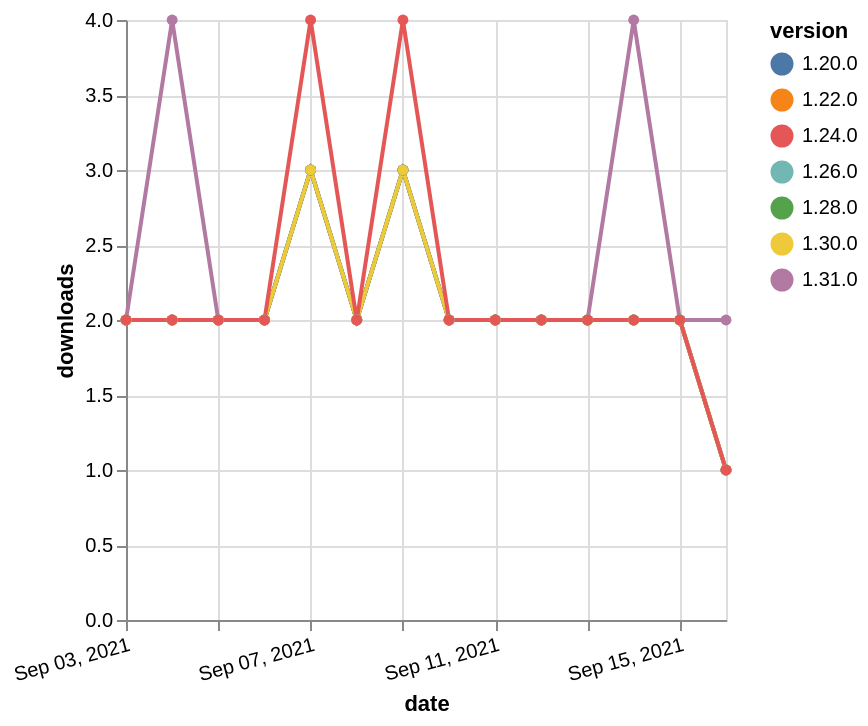

Vega-Lite specification for this chart:
### Vega-Lite specification from a JSON file in a GitHub repository (floating-point values rounded to 4 significant figures)
{"$schema": "https://vega.github.io/schema/vega-lite/v5.json", "description": "A simple bar chart with embedded data.", "data": {"values": [{"date": "2021-09-03", "total": 1016, "delta": 2, "version": "1.31.0"}, {"date": "2021-09-04", "total": 1020, "delta": 4, "version": "1.31.0"}, {"date": "2021-09-05", "total": 1022, "delta": 2, "version": "1.31.0"}, {"date": "2021-09-06", "total": 1024, "delta": 2, "version": "1.31.0"}, {"date": "2021-09-07", "total": 1027, "delta": 3, "version": "1.31.0"}, {"date": "2021-09-08", "total": 1029, "delta": 2, "version": "1.31.0"}, {"date": "2021-09-09", "total": 1032, "delta": 3, "version": "1.31.0"}, {"date": "2021-09-10", "total": 1034, "delta": 2, "version": "1.31.0"}, {"date": "2021-09-11", "total": 1036, "delta": 2, "version": "1.31.0"}, {"date": "2021-09-12", "total": 1038, "delta": 2, "version": "1.31.0"}, {"date": "2021-09-13", "total": 1040, "delta": 2, "version": "1.31.0"}, {"date": "2021-09-14", "total": 1044, "delta": 4, "version": "1.31.0"}, {"date": "2021-09-15", "total": 1046, "delta": 2, "version": "1.31.0"}, {"date": "2021-09-16", "total": 1048, "delta": 2, "version": "1.31.0"}, {"date": "2021-09-03", "total": 2658, "delta": 2, "version": "1.22.0"}, {"date": "2021-09-04", "total": 2660, "delta": 2, "version": "1.22.0"}, {"date": "2021-09-05", "total": 2662, "delta": 2, "version": "1.22.0"}, {"date": "2021-09-06", "total": 2664, "delta": 2, "version": "1.22.0"}, {"date": "2021-09-07", "total": 2667, "delta": 3, "version": "1.22.0"}, {"date": "2021-09-08", "total": 2669, "delta": 2, "version": "1.22.0"}, {"date": "2021-09-09", "total": 2672, "delta": 3, "version": "1.22.0"}, {"date": "2021-09-10", "total": 2674, "delta": 2, "version": "1.22.0"}, {"date": "2021-09-11", "total": 2676, "delta": 2, "version": "1.22.0"}, {"date": "2021-09-12", "total": 2678, "delta": 2, "version": "1.22.0"}, {"date": "2021-09-13", "total": 2680, "delta": 2, "version": "1.22.0"}, {"date": "2021-09-14", "total": 2682, "delta": 2, "version": "1.22.0"}, {"date": "2021-09-15", "total": 2684, "delta": 2, "version": "1.22.0"}, {"date": "2021-09-16", "total": 2685, "delta": 1, "version": "1.22.0"}, {"date": "2021-09-03", "total": 1639, "delta": 2, "version": "1.28.0"}, {"date": "2021-09-04", "total": 1641, "delta": 2, "version": "1.28.0"}, {"date": "2021-09-05", "total": 1643, "delta": 2, "version": "1.28.0"}, {"date": "2021-09-06", "total": 1645, "delta": 2, "version": "1.28.0"}, {"date": "2021-09-07", "total": 1648, "delta": 3, "version": "1.28.0"}, {"date": "2021-09-08", "total": 1650, "delta": 2, "version": "1.28.0"}, {"date": "2021-09-09", "total": 1653, "delta": 3, "version": "1.28.0"}, {"date": "2021-09-10", "total": 1655, "delta": 2, "version": "1.28.0"}, {"date": "2021-09-11", "total": 1657, "delta": 2, "version": "1.28.0"}, {"date": "2021-09-12", "total": 1659, "delta": 2, "version": "1.28.0"}, {"date": "2021-09-13", "total": 1661, "delta": 2, "version": "1.28.0"}, {"date": "2021-09-14", "total": 1663, "delta": 2, "version": "1.28.0"}, {"date": "2021-09-15", "total": 1665, "delta": 2, "version": "1.28.0"}, {"date": "2021-09-16", "total": 1666, "delta": 1, "version": "1.28.0"}, {"date": "2021-09-03", "total": 2022, "delta": 2, "version": "1.26.0"}, {"date": "2021-09-04", "total": 2024, "delta": 2, "version": "1.26.0"}, {"date": "2021-09-05", "total": 2026, "delta": 2, "version": "1.26.0"}, {"date": "2021-09-06", "total": 2028, "delta": 2, "version": "1.26.0"}, {"date": "2021-09-07", "total": 2031, "delta": 3, "version": "1.26.0"}, {"date": "2021-09-08", "total": 2033, "delta": 2, "version": "1.26.0"}, {"date": "2021-09-09", "total": 2036, "delta": 3, "version": "1.26.0"}, {"date": "2021-09-10", "total": 2038, "delta": 2, "version": "1.26.0"}, {"date": "2021-09-11", "total": 2040, "delta": 2, "version": "1.26.0"}, {"date": "2021-09-12", "total": 2042, "delta": 2, "version": "1.26.0"}, {"date": "2021-09-13", "total": 2044, "delta": 2, "version": "1.26.0"}, {"date": "2021-09-14", "total": 2046, "delta": 2, "version": "1.26.0"}, {"date": "2021-09-15", "total": 2048, "delta": 2, "version": "1.26.0"}, {"date": "2021-09-16", "total": 2049, "delta": 1, "version": "1.26.0"}, {"date": "2021-09-03", "total": 2647, "delta": 2, "version": "1.20.0"}, {"date": "2021-09-04", "total": 2649, "delta": 2, "version": "1.20.0"}, {"date": "2021-09-05", "total": 2651, "delta": 2, "version": "1.20.0"}, {"date": "2021-09-06", "total": 2653, "delta": 2, "version": "1.20.0"}, {"date": "2021-09-07", "total": 2656, "delta": 3, "version": "1.20.0"}, {"date": "2021-09-08", "total": 2658, "delta": 2, "version": "1.20.0"}, {"date": "2021-09-09", "total": 2661, "delta": 3, "version": "1.20.0"}, {"date": "2021-09-10", "total": 2663, "delta": 2, "version": "1.20.0"}, {"date": "2021-09-11", "total": 2665, "delta": 2, "version": "1.20.0"}, {"date": "2021-09-12", "total": 2667, "delta": 2, "version": "1.20.0"}, {"date": "2021-09-13", "total": 2669, "delta": 2, "version": "1.20.0"}, {"date": "2021-09-14", "total": 2671, "delta": 2, "version": "1.20.0"}, {"date": "2021-09-15", "total": 2673, "delta": 2, "version": "1.20.0"}, {"date": "2021-09-16", "total": 2674, "delta": 1, "version": "1.20.0"}, {"date": "2021-09-03", "total": 1458, "delta": 2, "version": "1.30.0"}, {"date": "2021-09-04", "total": 1460, "delta": 2, "version": "1.30.0"}, {"date": "2021-09-05", "total": 1462, "delta": 2, "version": "1.30.0"}, {"date": "2021-09-06", "total": 1464, "delta": 2, "version": "1.30.0"}, {"date": "2021-09-07", "total": 1467, "delta": 3, "version": "1.30.0"}, {"date": "2021-09-08", "total": 1469, "delta": 2, "version": "1.30.0"}, {"date": "2021-09-09", "total": 1472, "delta": 3, "version": "1.30.0"}, {"date": "2021-09-10", "total": 1474, "delta": 2, "version": "1.30.0"}, {"date": "2021-09-11", "total": 1476, "delta": 2, "version": "1.30.0"}, {"date": "2021-09-12", "total": 1478, "delta": 2, "version": "1.30.0"}, {"date": "2021-09-13", "total": 1480, "delta": 2, "version": "1.30.0"}, {"date": "2021-09-14", "total": 1482, "delta": 2, "version": "1.30.0"}, {"date": "2021-09-15", "total": 1484, "delta": 2, "version": "1.30.0"}, {"date": "2021-09-16", "total": 1485, "delta": 1, "version": "1.30.0"}, {"date": "2021-09-03", "total": 2528, "delta": 2, "version": "1.24.0"}, {"date": "2021-09-04", "total": 2530, "delta": 2, "version": "1.24.0"}, {"date": "2021-09-05", "total": 2532, "delta": 2, "version": "1.24.0"}, {"date": "2021-09-06", "total": 2534, "delta": 2, "version": "1.24.0"}, {"date": "2021-09-07", "total": 2538, "delta": 4, "version": "1.24.0"}, {"date": "2021-09-08", "total": 2540, "delta": 2, "version": "1.24.0"}, {"date": "2021-09-09", "total": 2544, "delta": 4, "version": "1.24.0"}, {"date": "2021-09-10", "total": 2546, "delta": 2, "version": "1.24.0"}, {"date": "2021-09-11", "total": 2548, "delta": 2, "version": "1.24.0"}, {"date": "2021-09-12", "total": 2550, "delta": 2, "version": "1.24.0"}, {"date": "2021-09-13", "total": 2552, "delta": 2, "version": "1.24.0"}, {"date": "2021-09-14", "total": 2554, "delta": 2, "version": "1.24.0"}, {"date": "2021-09-15", "total": 2556, "delta": 2, "version": "1.24.0"}, {"date": "2021-09-16", "total": 2557, "delta": 1, "version": "1.24.0"}]}, "width": "container", "mark": {"type": "line", "point": {"filled": true}}, "encoding": {"x": {"field": "date", "type": "temporal", "timeUnit": "yearmonthdate", "title": "date", "axis": {"labelAngle": -15}}, "y": {"field": "delta", "type": "quantitative", "title": "downloads"}, "color": {"field": "version", "type": "nominal"}, "tooltip": {"field": "delta"}}}
